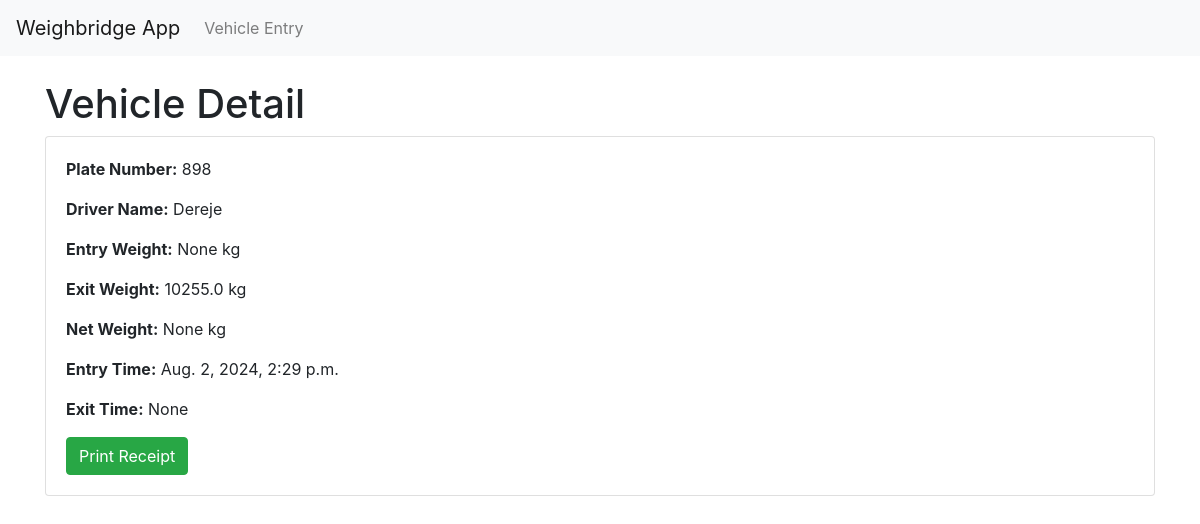
/vehicle/detail/4/, run on the app's committed database.
### app/models.py (models this page shows, shortened)
class Vehicle(models.Model):
    plate_number = models.CharField(max_length=15)
    driver_name = models.CharField(max_length=100)
    entry_time = models.DateTimeField(auto_now_add=True)
    exit_time = models.DateTimeField(null=True, blank=True)
    entry_weight = models.FloatField(null=True, blank=True)
    exit_weight = models.FloatField(null=True, blank=True)
    net_weight = models.FloatField(null=True, blank=True)

### app/views.py (the view)
# urls.py: path('vehicle/detail/<int:pk>/', views.vehicle_detail, name='vehicle_detail'),
def vehicle_detail(request, pk):
    vehicle = Vehicle.objects.get(pk=pk)
    return render(request, 'vehicle_detail.html', {'vehicle': vehicle})

### app/templates/vehicle_detail.html (shortened to what this page needs)
{% extends 'base.html' %}
{% block content %}
    <h1>Vehicle Detail</h1>
    <div class="card">
        <div class="card-body">
            <p><strong>Plate Number:</strong> {{ vehicle.plate_number }}</p>
            <p><strong>Driver Name:</strong> {{ vehicle.driver_name }}</p>
            <p><strong>Entry Weight:</strong> {{ vehicle.entry_weight }} kg</p>
            <p><strong>Exit Weight:</strong> {{ vehicle.exit_weight }} kg</p>
            <p><strong>Net Weight:</strong> {{ vehicle.net_weight }} kg</p>
            <p><strong>Entry Time:</strong> {{ vehicle.entry_time }}</p>
            <p><strong>Exit Time:</strong> {{ vehicle.exit_time }}</p>
            <a href="{% url 'generate_receipt' vehicle.pk %}" class="btn btn-success">Print Receipt</a>
        </div>
    </div>
{% endblock %}

### data on the page
Vehicle: plate_number "898", driver_name "Dereje", entry_weight "None", exit_weight "10255.0", net_weight "None", entry_time "Aug. 2, 2024, 2:29 p.m.", exit_time "None"
